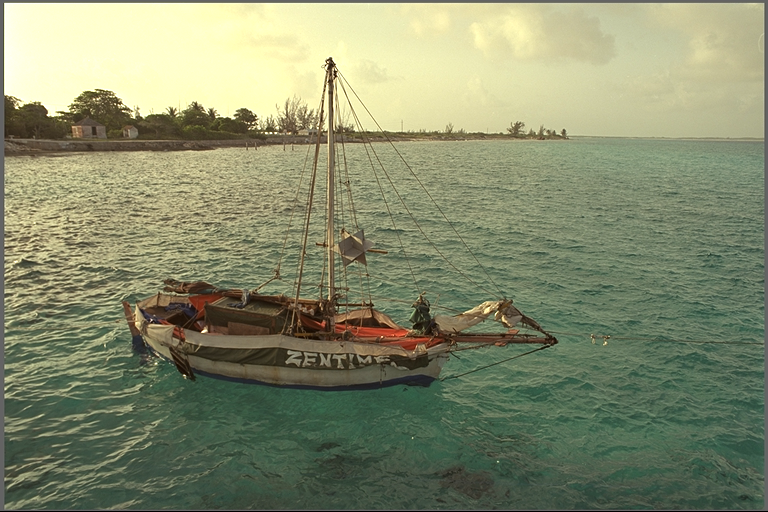
#> input picture Pictures/Images/kodim06.png, 768 x 512 px, found by its file name
$ python SLIC_hybrid.py
#> lines starting #> are read from the running program, lines starting #| are printed output that depends on the picture; after the words box and inside, x2 and y2 are one past the last pixel; in counts of white or black regions, pixels touching at a corner belong together
import numpy as np
import matplotlib.pyplot as plt
from skimage import io, color, img_as_float
from skimage.segmentation import slic, mark_boundaries
from skimage.color import label2rgb
import os

np.random.seed(42)

# -------------------------
# Load Image
# -------------------------
def load_image(path):
    img = io.imread(path)
    if img.ndim == 2:
        img = color.gray2rgb(img)
    return img_as_float(img)

# -------------------------
# Centroid Sampling
# -------------------------
def centroid_sampling(segments):
    h, w = segments.shape
    mask = np.zeros((h, w), dtype=bool)

    for i in range(1, np.max(segments) + 1):
        coords = np.argwhere(segments == i)
        if len(coords) == 0:
            continue

        centroid = np.mean(coords, axis=0).astype(int)
        mask[centroid[0], centroid[1]] = True

    return mask

# -------------------------
# Hybrid Sampling (Improved)
# -------------------------
def hybrid_sampling_local(segments, ratio=0.01):
    h, w = segments.shape
    mask = np.zeros((h, w), dtype=bool)

    total_pixels = h * w
    total_samples = int(total_pixels * ratio)

    num_segments = np.max(segments)

    # Step 1: Centroids
    for i in range(1, num_segments + 1):
        coords = np.argwhere(segments == i)
        if len(coords) == 0:
            continue

        centroid = np.mean(coords, axis=0).astype(int)
        mask[centroid[0], centroid[1]] = True

    remaining = total_samples - np.sum(mask)

    # Step 2: Controlled random per segment
    max_points_per_segment = 10

    for i in range(1, num_segments + 1):
        coords = np.argwhere(segments == i)
        if len(coords) == 0:
            continue

        num_points = min(max_points_per_segment, len(coords))

        indices = np.random.choice(len(coords), num_points, replace=False)
        selected = coords[indices]

        for pt in selected:
            mask[pt[0], pt[1]] = True

    return mask

# -------------------------
# Visualization
# -------------------------
def visualize_hybrid(image_path, n_segments=50, ratio=0.01):
#> called with image_path = 'Pictures\\Images\\kodim06.png', n_segments = 50, ratio = 0.01
    img = load_image(image_path)
#> in load_image, img is the input picture: shape (512, 768, 3); mean R, G, B 133.2, 139.3, 108.8

    # SLIC segmentation
    segments = slic(img, n_segments=n_segments, compactness=20, start_label=1)
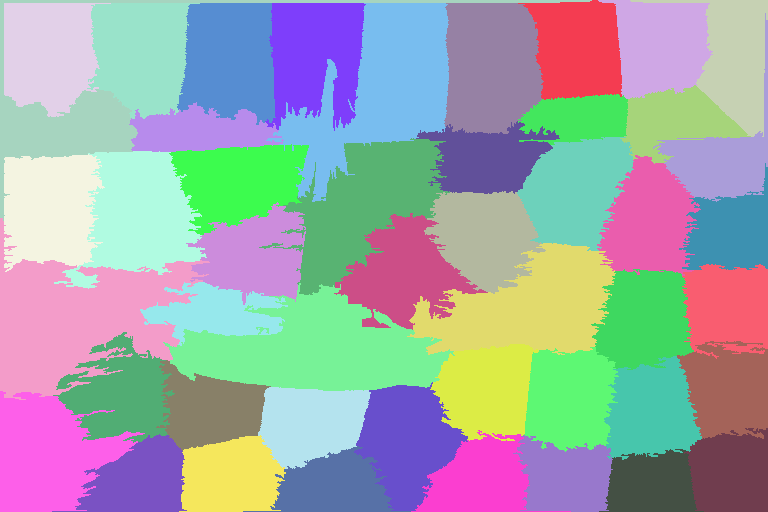
#> segments: shape (512, 768) int64; 47 distinct labels, from 1 to 47; one colour per label, 0 black

    # Colored superpixels
    segmented_img = label2rgb(segments, img, kind='avg')
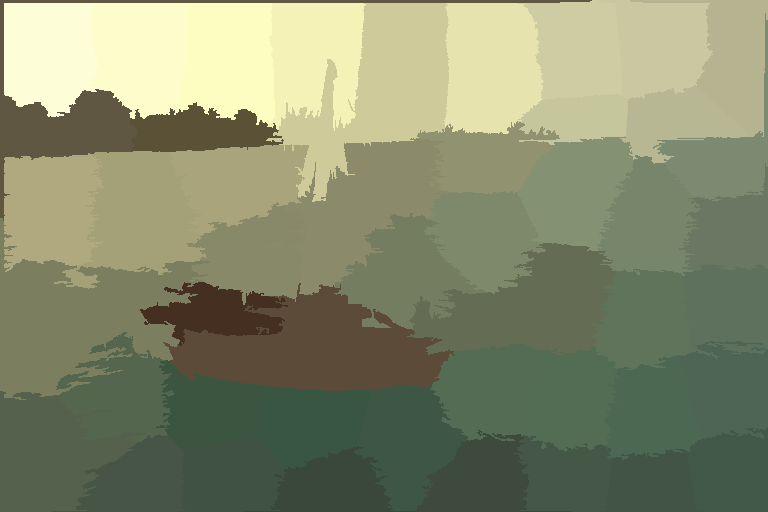
#> segmented_img: shape (512, 768, 3) float64; mean R, G, B 0.522, 0.546, 0.427

    # 🔥 Add boundaries (optional but recommended)
    segmented_img = mark_boundaries(segmented_img, segments, color=(0, 1, 1), mode='inner')
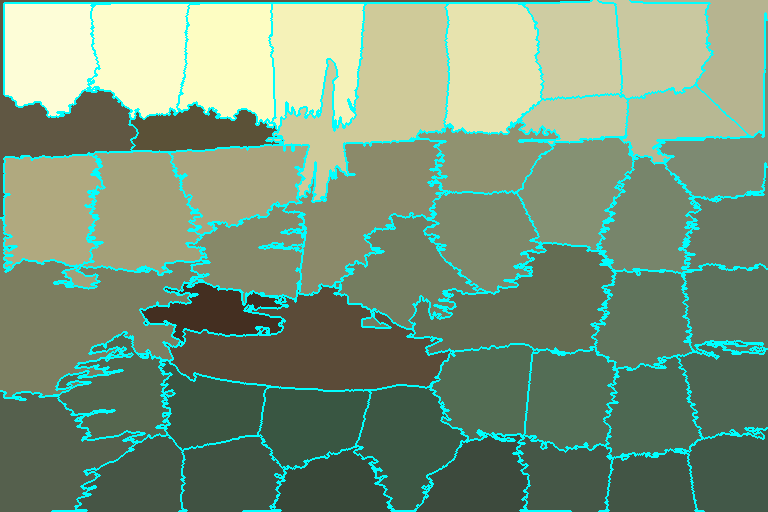
#> segmented_img: shape (512, 768, 3) float64; mean R, G, B 0.485, 0.581, 0.47

    # Sampling
    centroid_mask = centroid_sampling(segments)
#> the loop in centroid_sampling, `for i in range(1, np.max(segments) + 1):` made 47 passes
#> centroid on passes 1 to 12: [102, 102], [48, 577], [45, 660], [58, 734], [53, 48], [53, 140], [59, 229], [56, 315], [90, 378], [65, 490], [158, 721], [120, 674]
#> after the loop in centroid_sampling, `for i in range(1, np.max(segments) + 1):`:
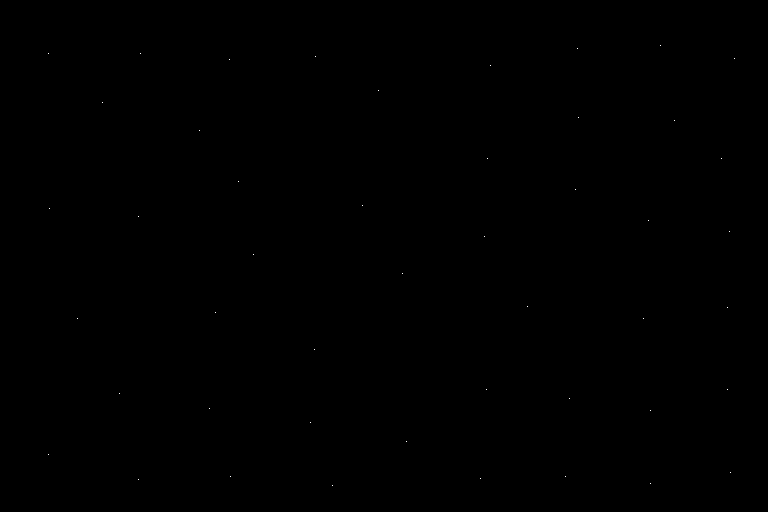
#> mask: shape (512, 768) bool; 0.01% white in thin lines or dots, all inside (x1, y1, x2, y2) = (48, 45, 735, 486)
    hybrid_mask = hybrid_sampling_local(segments, ratio)
#> in hybrid_sampling_local, `total_samples = int(total_pixels * ratio)`: total_samples = 3932
#> in hybrid_sampling_local, `num_segments = np.max(segments)`: num_segments = 47
#> the loop in hybrid_sampling_local, `for i in range(1, num_segments + 1):` made 47 passes
#> in hybrid_sampling_local, `remaining = total_samples - np.sum(mask)`: remaining = 3885
#> the loop in hybrid_sampling_local, `for i in range(1, num_segments + 1):` made 47 passes
#> indices on passes 1, 2, 3, 4, 5, 6, 7, 8, 10, 11, 12: [774, 8337, 6213, 6209, 2362, 3146, 1056, 4139, 7133, 5829], [6237, 6205, 6116, 4902, 1411, 5693, 3268, 6353, 5427, 3982], [4014, 3073, 2917, 4341, 3757, 5930, 6194, 4079, 4118, 2788], [3690, 6360, 6853, 4748, 3724, 1301, 2314, 2564, 2656, 3454], [2681, 281, 5118, 5342, 5315, 2717, 6008, 6405, 3896, 687], [2734, 8898, 3888, 4285, 5501, 3971, 5838, 5208, 6101, 7141], [9715, 8180, 8313, 3111, 3729, 6863, 1672, 2718, 2043, 7712], [9179, 2721, 1079, 2291, 116, 8574, 2016, 8423, 4931, 4506], [1107, 10868, 3034, 9053, 4202, 97, 2046, 7884, 3207, 2230], [1906, 5210, 4149, 4437, 3174, 4414, 2672, 401, 4597, 2023], [4862, 4429, 3030, 2123, 1526, 2723, 4579, 2298, 2818, 3436]
#> after the loop in hybrid_sampling_local, `for i in range(1, num_segments + 1):`:
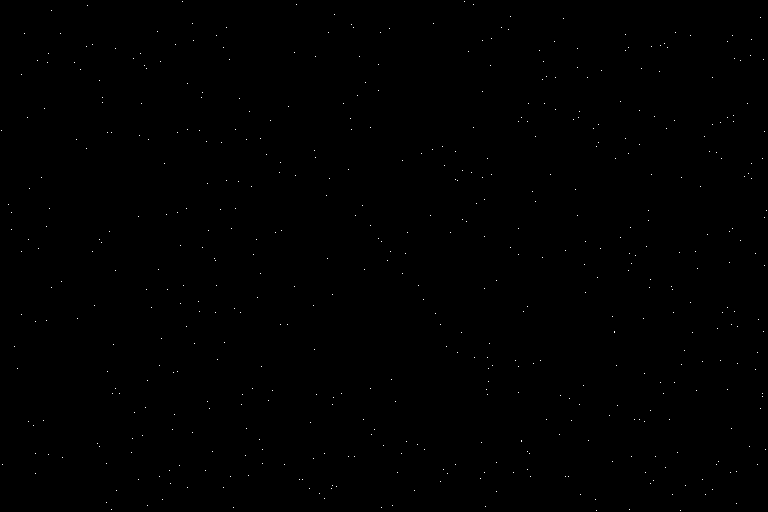
#> mask: shape (512, 768) bool; 0.13% white in thin lines or dots

    random_mask = hybrid_mask & (~centroid_mask)
#> random_mask: shape (512, 768) bool; 0.12% white in thin lines or dots

    centroids = np.argwhere(centroid_mask)
#> centroids = 47 pairs, first value 45 to 485, second value 48 to 734
    random_pts = np.argwhere(random_mask)
#> random_pts = 470 pairs, first value 1 to 510, second value 1 to 766

    # Plot
    plt.figure(figsize=(8, 8))
    plt.imshow(segmented_img)
    plt.title(f"Hybrid Sampling (k = {np.max(segments)}, {ratio*100:.0f}%)")
    plt.axis('off')

    # Centroids (highlighted)
    plt.scatter(centroids[:, 1], centroids[:, 0],
                c='red', s=80, marker='*',
                edgecolors='black', label='Centroids')

    # Random points (light + clean)
    plt.scatter(random_pts[:, 1], random_pts[:, 0],
                c='black', s=3, alpha=0.2, label='Random')

    plt.legend()

    plt.tight_layout()

    # Save
    save_path = 'Pictures\\Results\\Demonstration Images\\SLIC_hybrid'
    os.makedirs(save_path, exist_ok=True)

    plt.savefig(f'{save_path}\\SLIC_hybrid_final.png', dpi=300)
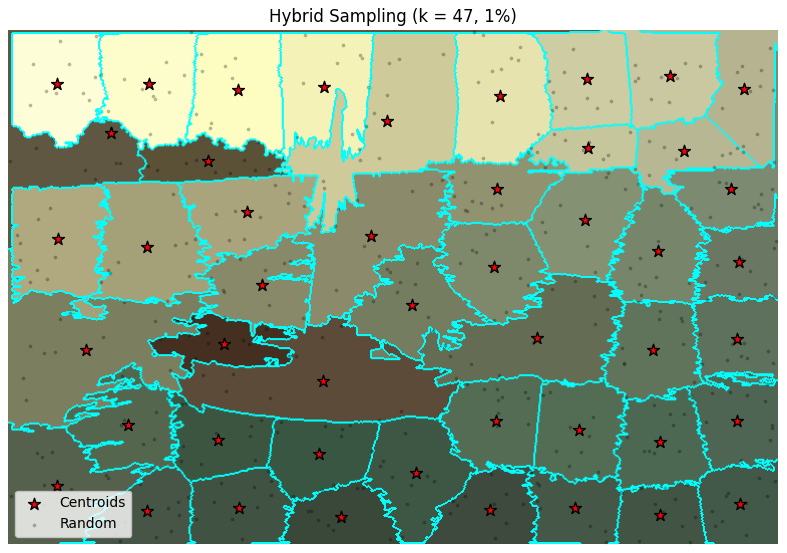
#> figure drawn by matplotlib, 1 panel
    plt.show()

# -------------------------
# Run
# -------------------------
if __name__ == "__main__":
    visualize_hybrid("Pictures\\Images\\kodim06.png", n_segments=50, ratio=0.01)

$ run again, with Pictures/Images/kodim01.png copied over Pictures/Images/kodim06.png
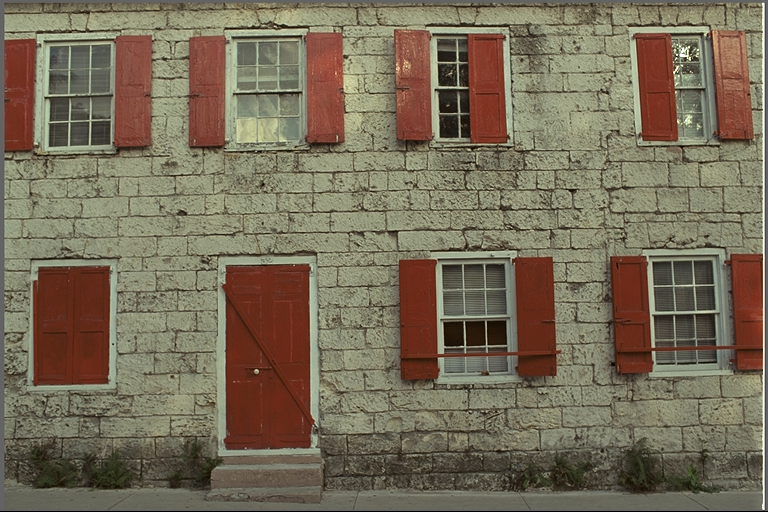
#> input picture Pictures/Images/kodim01.png, 768 x 512 px, found by its file name
#> in load_image, img is the input picture: shape (512, 768, 3); mean R, G, B 119.8, 108.7, 88.4
#> segments: shape (512, 768) int64; 44 distinct labels, from 1 to 44
#> the loop in centroid_sampling, `for i in range(1, np.max(segments) + 1):` made 44 passes
#> centroid on passes 1 to 8: [54, 167], [40, 573], [84, 709], [71, 410], [87, 324], [87, 656], [90, 486], [92, 133]
#> total_samples = 3932
#> num_segments = 44
#> the loop in hybrid_sampling_local, `for i in range(1, num_segments + 1):` made 44 passes
#> remaining = 3888
#> the loop in hybrid_sampling_local, `for i in range(1, num_segments + 1):` made 44 passes
#> indices on passes 2, 5, 6, 7, 8, 9, 10: [8484, 8875, 4499, 2503, 4312, 5673, 4619, 1487, 7880, 6908], [1494, 421, 1520, 546, 2710, 3332, 68, 658, 1892, 3600], [958, 3043, 3731, 3465, 635, 1743, 689, 463, 3548, 3501], [833, 2747, 3782, 1401, 2670, 2604, 771, 3795, 3058, 754], [3182, 3414, 1076, 715, 764, 1186, 2587, 3811, 3942, 1110], [2838, 980, 5300, 4392, 3454, 4361, 5106, 4927, 2269, 4346], [4674, 739, 6001, 448, 4689, 4128, 4363, 3286, 2542, 3923]
#> after the loop in hybrid_sampling_local, `for i in range(1, num_segments + 1):`:
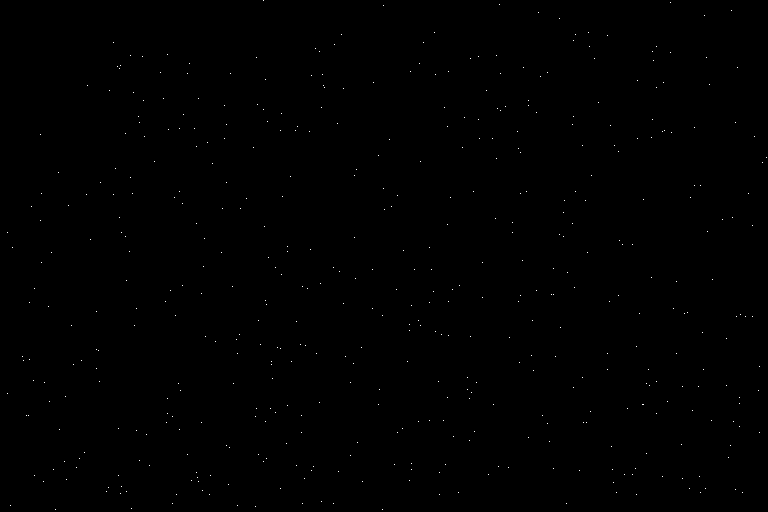
#> mask: shape (512, 768) bool; 0.12% white in thin lines or dots
#> random_mask: shape (512, 768) bool; 0.11% white in thin lines or dots
#> centroids = 44 pairs, first value 40 to 490, second value 33 to 726
#> random_pts = 440 pairs, first value 0 to 509, second value 7 to 766
#> in visualize_hybrid, `plt.savefig(f'{save_path}\\SLIC_hybrid_final.png', dpi=300)`:
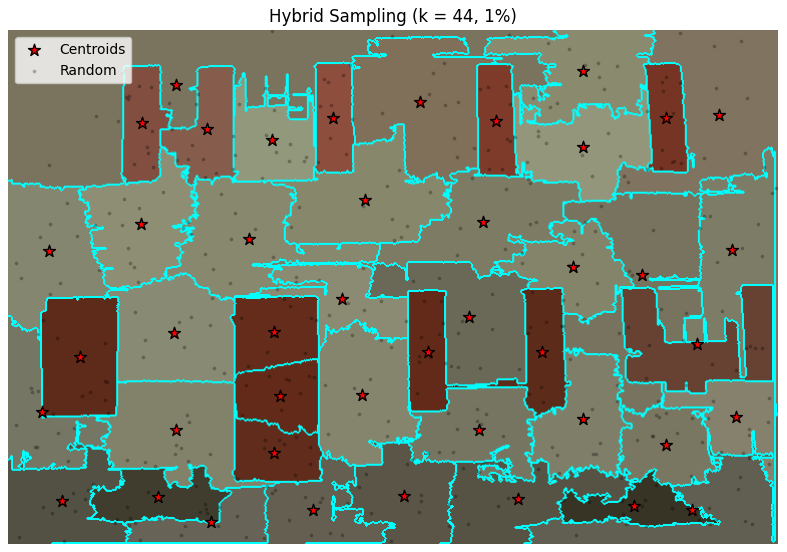
#> figure drawn by matplotlib, 1 panel

$ run again, with Pictures/Images/kodim02.png copied over Pictures/Images/kodim06.png
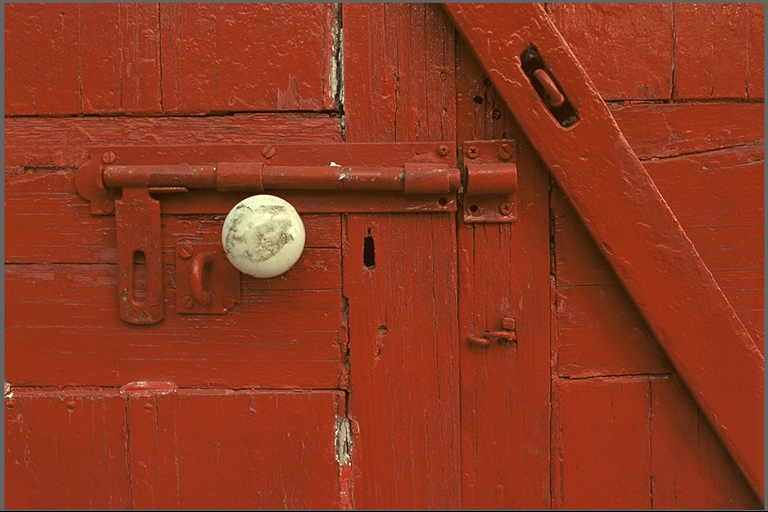
#> input picture Pictures/Images/kodim02.png, 768 x 512 px, found by its file name
#> in load_image, img is the input picture: shape (512, 768, 3); mean R, G, B 142.9, 56.4, 31.2
#> segments: shape (512, 768) int64; 50 distinct labels, from 1 to 50
#> the loop in centroid_sampling, `for i in range(1, np.max(segments) + 1):` made 50 passes
#> centroid on passes 1 to 8: [55, 394], [47, 140], [58, 48], [60, 242], [46, 307], [49, 364], [49, 497], [50, 559]
#> total_samples = 3932
#> num_segments = 50
#> the loop in hybrid_sampling_local, `for i in range(1, num_segments + 1):` made 50 passes
#> remaining = 3882
#> the loop in hybrid_sampling_local, `for i in range(1, num_segments + 1):` made 50 passes
#> indices on passes 1, 2, 3, 5, 6, 7, 8: [11589, 850, 9614, 4991, 8127, 9411, 8345, 1983, 5270, 9169], [7498, 4949, 3352, 3125, 6910, 6659, 2253, 1087, 4936, 7883], [9284, 6948, 4011, 1094, 4813, 7151, 1240, 442, 783, 6888], [2182, 1206, 1927, 2510, 2243, 1180, 2357, 2931, 733, 2881], [871, 1325, 1072, 3011, 3117, 2522, 3748, 3494, 1943, 147], [3604, 3553, 1533, 2706, 4441, 869, 3181, 3841, 2852, 2630], [2431, 673, 5638, 4702, 5776, 2511, 2375, 3795, 4787, 278]
#> after the loop in hybrid_sampling_local, `for i in range(1, num_segments + 1):`:
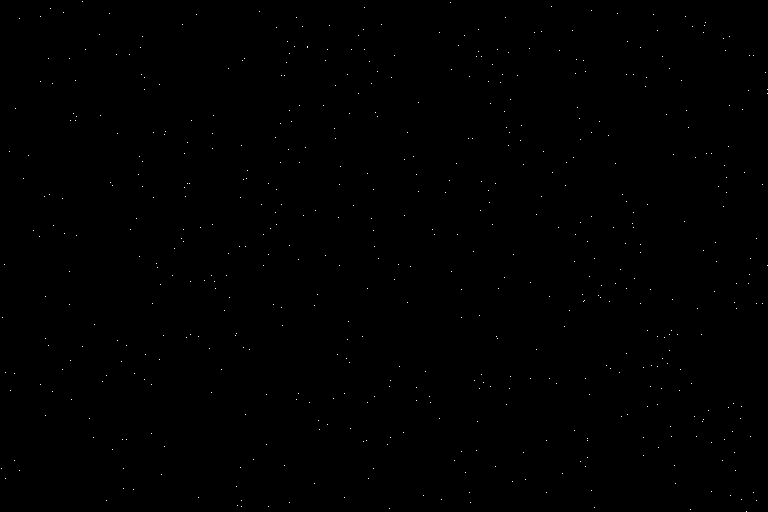
#> mask: shape (512, 768) bool; 0.14% white in thin lines or dots
#> random_mask: shape (512, 768) bool; 0.13% white in thin lines or dots
#> centroids = 50 pairs, first value 46 to 472, second value 44 to 734
#> random_pts = 500 pairs, first value 1 to 511, second value 1 to 767
#> in visualize_hybrid, `plt.savefig(f'{save_path}\\SLIC_hybrid_final.png', dpi=300)`:
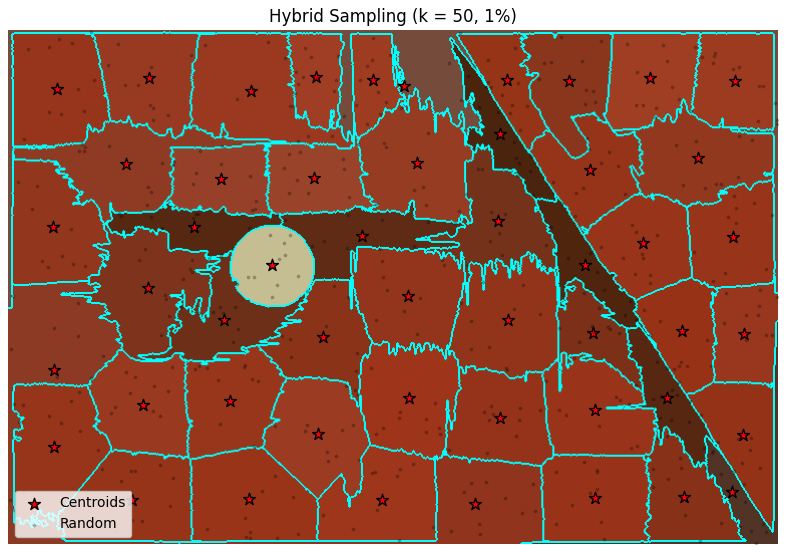
#> figure drawn by matplotlib, 1 panel
